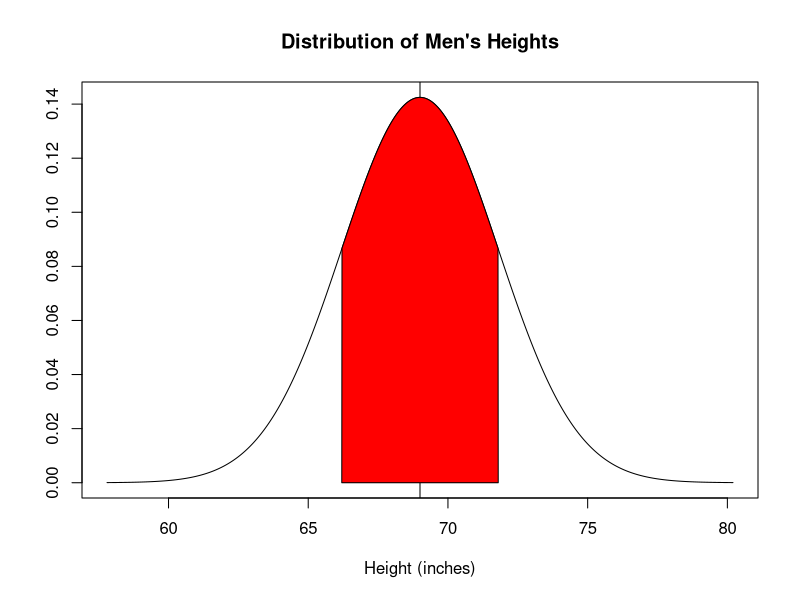

Generate this figure with R: (Note: this script raises an error after producing the figure.)
population_mean <- 69
population_sd <- 2.8
sd_to_fill <- 1
lower_bound <- population_mean - population_sd * sd_to_fill
upper_bound <- population_mean + population_sd * sd_to_fill

# Generates equally spaced values within 4 standard deviations of the mean
# This is used to connect the points on the curve so the more points the better
x <- seq(-4, 4, length = 1000) * population_sd + population_mean

# Returns the height of the probably distribution at each of those points
y <- dnorm(x, population_mean, population_sd)

# Generate the plot, where:
# - type: the type of plot to be drawn where "n" means do not plot the points
# - xlab: the title of the x axis
# - ylab: the title of the y axis
# - main: the overall title for the plot
# - axes: when false it suppresses the axis automatically generated by the high level plotting function so that we can create custom axis
plot(x, y, type="l", xlab = "Height (inches)", ylab = "", main = "Distribution of Men's Heights")
abline(v=population_mean)

bounds_filter <- x >= lower_bound & x <= upper_bound
x_within_bounds <- x[bounds_filter]
y_within_bounds <- y[bounds_filter]

# We want the filled in area to extend all the way down to the y axis which is why these two lines are necessary
# It makes the first point in the polygon (lower_bound, 0) and the last point (upper_bound, 0)
x_polygon <- c(lower_bound, x_within_bounds, upper_bound)
y_polygon <- c(0, y_within_bounds, 0)

polygon(x_polygon, y_polygon, col = "red")

# Now determine the probability that someone falls between the two bounds so we can display it above the curve
# Remember that pnorm returns the probability that a normally distributed random number will be less than the given number
probability_within_bounds <- pnorm(upper_bound, population_mean, sd) - pnorm(lower_bound, population_mean, population_sd)

# Concatenate the various values so we can display it on the curve
text <- paste("p(", lower_bound, "< height <", upper_bound, ") =", signif(probability_within_bounds, digits = 3))

# Display the text on the plot. The default "side" parameter is 3, representing the top of the plot.
mtext(text)

# Add an axis to the current plot, where:
# - side: which side of the plot the axis should be drawn on where 1 represents the bottom
# - at: the points at which the tick-marks are to be drawn
# - pos: the coordinate at which the axis line is to be drawn
sd_axis_bounds = 5
axis_bounds <- seq(-sd_axis_bounds * population_sd + population_mean, sd_axis_bounds * population_sd + population_mean, by = population_sd)
axis(side = 1, at = axis_bounds, pos = 0)
